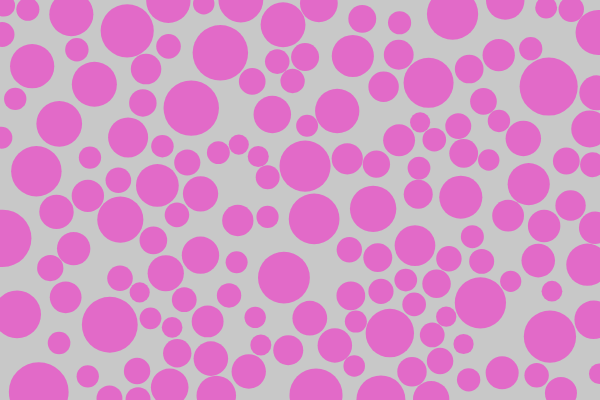
Frame 1 (no input)
Frame 60 (no input): identical to frame 1, image omitted
Frame 120 (the mouse pressed at the canvas centre since frame 60): identical to frame 1, image omitted

The p5.js sketch that drew this single still picture (run headless with seeded random() and noise() and a simulated clock; from frame 60 on, the mouse is pressed at the canvas centre):

// p5.js sketch
// ── sketch.js
// 随机分布粒子，不发生碰撞
let circles = [];
const padding = 0.1;
let protection = 0;

function setup() {
  createCanvas(600, 400);
  background(200);

  while (circles.length < 10000) {
    // for (let i = 0; i < 30; i++) {
    let circle = {
      x: random(width),
      y: random(height),
      r: random(10, 30),
    };

    let overlapping = false;
    for (let j = 0; j < circles.length; j++) {
      const other = circles[j];
      const d = dist(circle.x, circle.y, other.x, other.y);
      if (d < circle.r + other.r + padding) {
        overlapping = true;
      }
    }

    if (!overlapping) {
      circles.push(circle);
    }

    protection++;

    if (protection > 5000) {
      break;
    }
  }

  showAll();
}

function draw() {}

function showAll() {
  for (let i = 0; i < circles.length; i++) {
    const { x, y, r } = circles[i];

    noStroke();
    fill(255, 0, 200, 120);
    ellipse(x, y, r * 2, r * 2);
  }
}
